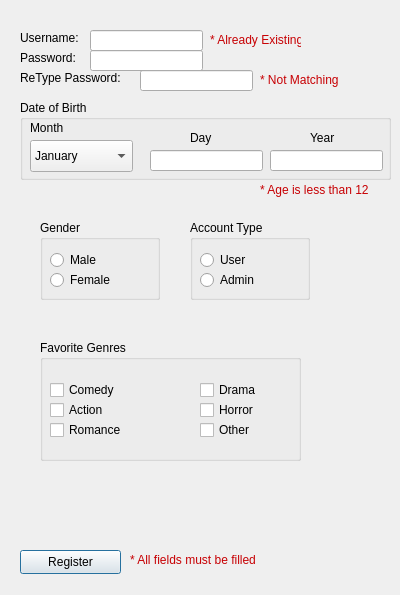
<?xml version="1.0" encoding="UTF-8"?>
<ui version="4.0">
 <class>RegisterWindow</class>
 <widget class="QDialog" name="RegisterWindow">
  <property name="geometry">
   <rect>
    <x>0</x>
    <y>0</y>
    <width>400</width>
    <height>595</height>
   </rect>
  </property>
  <property name="windowTitle">
   <string>Dialog</string>
  </property>
  <widget class="QLabel" name="label">
   <property name="geometry">
    <rect>
     <x>20</x>
     <y>30</y>
     <width>71</width>
     <height>16</height>
    </rect>
   </property>
   <property name="text">
    <string>Username:</string>
   </property>
  </widget>
  <widget class="QLabel" name="label_2">
   <property name="geometry">
    <rect>
     <x>20</x>
     <y>50</y>
     <width>71</width>
     <height>16</height>
    </rect>
   </property>
   <property name="text">
    <string>Password:</string>
   </property>
  </widget>
  <widget class="QLabel" name="label_3">
   <property name="geometry">
    <rect>
     <x>20</x>
     <y>70</y>
     <width>121</width>
     <height>16</height>
    </rect>
   </property>
   <property name="text">
    <string>ReType Password:</string>
   </property>
  </widget>
  <widget class="QLineEdit" name="lineEdit_Username">
   <property name="geometry">
    <rect>
     <x>90</x>
     <y>30</y>
     <width>113</width>
     <height>21</height>
    </rect>
   </property>
  </widget>
  <widget class="QLineEdit" name="lineEdit_Password">
   <property name="geometry">
    <rect>
     <x>90</x>
     <y>50</y>
     <width>113</width>
     <height>21</height>
    </rect>
   </property>
  </widget>
  <widget class="QLineEdit" name="lineEdit_PasswordRe">
   <property name="geometry">
    <rect>
     <x>140</x>
     <y>70</y>
     <width>113</width>
     <height>21</height>
    </rect>
   </property>
  </widget>
  <widget class="QGroupBox" name="groupBox">
   <property name="geometry">
    <rect>
     <x>40</x>
     <y>220</y>
     <width>120</width>
     <height>80</height>
    </rect>
   </property>
   <property name="title">
    <string>Gender</string>
   </property>
   <widget class="QRadioButton" name="radioButton">
    <property name="geometry">
     <rect>
      <x>10</x>
      <y>30</y>
      <width>99</width>
      <height>20</height>
     </rect>
    </property>
    <property name="text">
     <string>Male</string>
    </property>
   </widget>
   <widget class="QRadioButton" name="radioButton_2">
    <property name="geometry">
     <rect>
      <x>10</x>
      <y>50</y>
      <width>99</width>
      <height>20</height>
     </rect>
    </property>
    <property name="text">
     <string>Female</string>
    </property>
   </widget>
  </widget>
  <widget class="QGroupBox" name="groupBox_2">
   <property name="geometry">
    <rect>
     <x>190</x>
     <y>220</y>
     <width>120</width>
     <height>80</height>
    </rect>
   </property>
   <property name="title">
    <string>Account Type</string>
   </property>
   <widget class="QRadioButton" name="radioButton_3">
    <property name="geometry">
     <rect>
      <x>10</x>
      <y>30</y>
      <width>99</width>
      <height>20</height>
     </rect>
    </property>
    <property name="text">
     <string>User</string>
    </property>
   </widget>
   <widget class="QRadioButton" name="radioButton_4">
    <property name="geometry">
     <rect>
      <x>10</x>
      <y>50</y>
      <width>99</width>
      <height>20</height>
     </rect>
    </property>
    <property name="text">
     <string>Admin</string>
    </property>
   </widget>
  </widget>
  <widget class="QGroupBox" name="groupBox_3">
   <property name="geometry">
    <rect>
     <x>40</x>
     <y>340</y>
     <width>261</width>
     <height>121</height>
    </rect>
   </property>
   <property name="title">
    <string>Favorite Genres</string>
   </property>
   <widget class="QCheckBox" name="checkBox">
    <property name="geometry">
     <rect>
      <x>10</x>
      <y>40</y>
      <width>85</width>
      <height>20</height>
     </rect>
    </property>
    <property name="text">
     <string>Comedy</string>
    </property>
   </widget>
   <widget class="QCheckBox" name="checkBox_2">
    <property name="geometry">
     <rect>
      <x>10</x>
      <y>60</y>
      <width>85</width>
      <height>20</height>
     </rect>
    </property>
    <property name="text">
     <string>Action</string>
    </property>
   </widget>
   <widget class="QCheckBox" name="checkBox_3">
    <property name="geometry">
     <rect>
      <x>160</x>
      <y>40</y>
      <width>85</width>
      <height>20</height>
     </rect>
    </property>
    <property name="text">
     <string>Drama</string>
    </property>
   </widget>
   <widget class="QCheckBox" name="checkBox_4">
    <property name="geometry">
     <rect>
      <x>160</x>
      <y>60</y>
      <width>85</width>
      <height>20</height>
     </rect>
    </property>
    <property name="text">
     <string>Horror</string>
    </property>
   </widget>
   <widget class="QCheckBox" name="checkBox_5">
    <property name="geometry">
     <rect>
      <x>160</x>
      <y>80</y>
      <width>85</width>
      <height>20</height>
     </rect>
    </property>
    <property name="text">
     <string>Other</string>
    </property>
   </widget>
   <widget class="QCheckBox" name="checkBox_6">
    <property name="geometry">
     <rect>
      <x>10</x>
      <y>80</y>
      <width>85</width>
      <height>20</height>
     </rect>
    </property>
    <property name="text">
     <string>Romance</string>
    </property>
   </widget>
  </widget>
  <widget class="QLabel" name="AlreadExistingLabel">
   <property name="geometry">
    <rect>
     <x>210</x>
     <y>30</y>
     <width>91</width>
     <height>20</height>
    </rect>
   </property>
   <property name="text">
    <string>&lt;html&gt;&lt;head/&gt;&lt;body&gt;&lt;p&gt;&lt;span style=&quot; color:#c70003;&quot;&gt;* Already Existing&lt;/span&gt;&lt;/p&gt;&lt;/body&gt;&lt;/html&gt;</string>
   </property>
  </widget>
  <widget class="QLabel" name="NotMatchingLabel">
   <property name="geometry">
    <rect>
     <x>260</x>
     <y>70</y>
     <width>91</width>
     <height>20</height>
    </rect>
   </property>
   <property name="text">
    <string>&lt;html&gt;&lt;head/&gt;&lt;body&gt;&lt;p&gt;&lt;span style=&quot; color:#c70003;&quot;&gt;* Not Matching&lt;/span&gt;&lt;/p&gt;&lt;/body&gt;&lt;/html&gt;</string>
   </property>
  </widget>
  <widget class="QLabel" name="AgeLessLabel">
   <property name="geometry">
    <rect>
     <x>260</x>
     <y>180</y>
     <width>121</width>
     <height>20</height>
    </rect>
   </property>
   <property name="text">
    <string>&lt;html&gt;&lt;head/&gt;&lt;body&gt;&lt;p&gt;&lt;span style=&quot; color:#c70003;&quot;&gt;* Age is less than 12&lt;/span&gt;&lt;/p&gt;&lt;/body&gt;&lt;/html&gt;</string>
   </property>
  </widget>
  <widget class="QLabel" name="FieldsFilledLabel">
   <property name="geometry">
    <rect>
     <x>130</x>
     <y>550</y>
     <width>131</width>
     <height>20</height>
    </rect>
   </property>
   <property name="text">
    <string>&lt;html&gt;&lt;head/&gt;&lt;body&gt;&lt;p&gt;&lt;span style=&quot; color:#c70003;&quot;&gt;* All fields must be filled&lt;/span&gt;&lt;/p&gt;&lt;/body&gt;&lt;/html&gt;</string>
   </property>
  </widget>
  <widget class="QPushButton" name="pushButton_Register">
   <property name="geometry">
    <rect>
     <x>20</x>
     <y>550</y>
     <width>101</width>
     <height>24</height>
    </rect>
   </property>
   <property name="text">
    <string>Register</string>
   </property>
  </widget>
  <widget class="QGroupBox" name="DOBGroupBox">
   <property name="geometry">
    <rect>
     <x>20</x>
     <y>100</y>
     <width>371</width>
     <height>80</height>
    </rect>
   </property>
   <property name="title">
    <string>Date of Birth</string>
   </property>
   <widget class="QComboBox" name="comboBox_Month">
    <property name="geometry">
     <rect>
      <x>10</x>
      <y>40</y>
      <width>103</width>
      <height>32</height>
     </rect>
    </property>
    <item>
     <property name="text">
      <string>January</string>
     </property>
    </item>
    <item>
     <property name="text">
      <string>February</string>
     </property>
    </item>
    <item>
     <property name="text">
      <string>March</string>
     </property>
    </item>
    <item>
     <property name="text">
      <string>April</string>
     </property>
    </item>
    <item>
     <property name="text">
      <string>May</string>
     </property>
    </item>
    <item>
     <property name="text">
      <string>June</string>
     </property>
    </item>
    <item>
     <property name="text">
      <string>July</string>
     </property>
    </item>
    <item>
     <property name="text">
      <string>August</string>
     </property>
    </item>
    <item>
     <property name="text">
      <string>September</string>
     </property>
    </item>
    <item>
     <property name="text">
      <string>October</string>
     </property>
    </item>
    <item>
     <property name="text">
      <string>November</string>
     </property>
    </item>
    <item>
     <property name="text">
      <string>December</string>
     </property>
    </item>
   </widget>
   <widget class="QLabel" name="label_4">
    <property name="geometry">
     <rect>
      <x>10</x>
      <y>20</y>
      <width>58</width>
      <height>16</height>
     </rect>
    </property>
    <property name="text">
     <string>Month</string>
    </property>
   </widget>
   <widget class="QLineEdit" name="lineEdit_Day">
    <property name="geometry">
     <rect>
      <x>130</x>
      <y>50</y>
      <width>113</width>
      <height>21</height>
     </rect>
    </property>
   </widget>
   <widget class="QLabel" name="label_5">
    <property name="geometry">
     <rect>
      <x>170</x>
      <y>30</y>
      <width>31</width>
      <height>16</height>
     </rect>
    </property>
    <property name="text">
     <string>Day</string>
    </property>
   </widget>
   <widget class="QLineEdit" name="lineEdit_Year">
    <property name="geometry">
     <rect>
      <x>250</x>
      <y>50</y>
      <width>113</width>
      <height>21</height>
     </rect>
    </property>
   </widget>
   <widget class="QLabel" name="label_6">
    <property name="geometry">
     <rect>
      <x>290</x>
      <y>30</y>
      <width>58</width>
      <height>16</height>
     </rect>
    </property>
    <property name="text">
     <string>Year</string>
    </property>
   </widget>
  </widget>
 </widget>
 <resources/>
 <connections/>
</ui>
